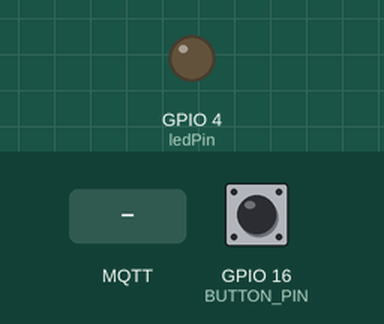
Simulated run of this program. Board: ESP8266 (NodeMCU). On the bench: output pins drawn as LEDs (lit = HIGH). Inputs (shaded band) come from the test bench; at power-on: GPIO 16 (BUTTON_PIN) HIGH. WiFi joins after 1.5 s; servers stay silent unless stated; random numbers use the default seed unless the program sets one; no MQTT or app messages arrive unless stated; what the program prints to the serial monitor is not drawn.

Above: at 2.7 s.
2.8 s: MQTT message "1" arrives on the first subscribed topic
At 3.6 s:
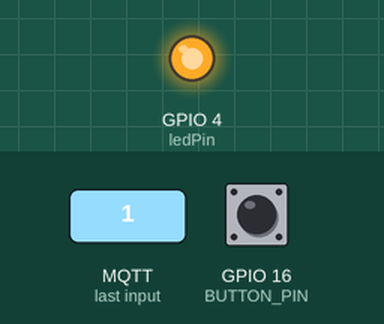
4.3 s: MQTT message "0" arrives on the first subscribed topic
At 4.7 s:
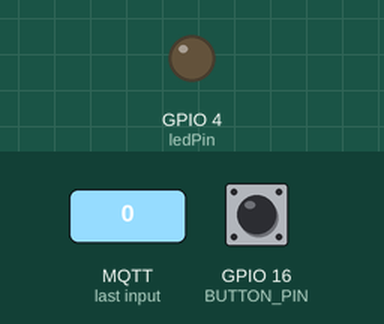
Timing chart, 0 to 7.3 s (numbered marks = the images above; inputs shaded):
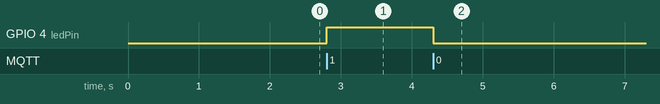

The program:

main.cpp
```cpp
//-----------------------------
// Title: MQTT
//-----------------------------
// Program Details:
//-----------------------------
// Purpose: Conenct to broker.mqtt-dashboard.com, Publish and subscribe
// Dependencies: Make sure you have installed PubSubClient.h
// Compiler: PIO Version 1.72.0
// Atuhor: Originally an example called ESP8266-mqtt / slightly modified and cleaned up by Farid Farahmand
// OUTPUT: publishes 1,2,3,.... on outTopic every publishTimeInterval
// INPUT: Received value from the broker on inTopic
// SETUP: To see the published values go to http://www.hivemq.com/demos/websocket-client/
//        subscribe to inTopic and outTopic. You can also create an APP using MQTT Dash
// Versions:
//  v1: Nov-24-2022 - Cleaned up version
//-----------------------------

#include <Arduino.h>
#include <ESP8266WiFi.h>
#include <ESP8266HTTPClient.h>
#include <PubSubClient.h>

// WiFi variables
const char *ssid = "DESKTOP-Suki";           // Enter your WiFi name
const char *password = "ssu-suki123"; // Enter WiFi password

// MQTT variables
const char *mqtt_server = "broker.mqttdashboard.com";
const char *publishTopic = "testtopic/temp/MQTT/iot";  // outTopic where ESP publishes
const char *subscribeTopic = "testtopic/temp/MQTT/iotlab"; // inTopic where ESP has subscribed to
#define publishTimeInterval 10000                          // in seconds

// Definitions
unsigned long lastMsg = 0;
#define MSG_BUFFER_SIZE (50)
#define BUILTIN_LED 2 // built-in LED
#define BUTTON_PIN 16
int ledPin = 4;
char msg[MSG_BUFFER_SIZE];
int value = 0;
int ledStatus = 0;
int val;

WiFiClient espClient;
PubSubClient client(espClient); // define MQTTClient

void setup_wifi()
{
  delay(10);
  // We start by connecting to a WiFi network
  Serial.println();
  Serial.print("Connecting to WIFI");

  WiFi.mode(WIFI_STA);
  WiFi.begin(ssid, password);

  while (WiFi.status() != WL_CONNECTED)
  {
    delay(500);
    Serial.print(".");
  }

  randomSeed(micros());

  Serial.println("");
  Serial.println("WiFi connected");
  Serial.println("IP address: ");
  Serial.println(WiFi.localIP());
}
//------------------------------------------

void callback(char *topic, byte *payload, int length)
{
  Serial.print("Message arrived ["); // Received the incoming message
  Serial.print(topic);
  Serial.print("] ");
  for (int i = 0; i < length; i++)
  {
    val = (char)payload[i];
    Serial.print((char)payload[i]); // the received value is in (char)payload[i]
  }
  Serial.println();
  //  Switch on the LED if an 1 was received as first character
  //  add your code here
  if (val == 49)
  {
    Serial.println("LED IS ON");
    digitalWrite(ledPin, HIGH);
  }
  else if (val == 48)
  {
    Serial.println("LED IS OFF");
    digitalWrite(ledPin, LOW);
  }
}
//------------------------------------------

void reconnect()
{
  // Loop until we're reconnected
  while (!client.connected())
  {
    Serial.print("Attempting MQTT connection...");
    // Create a random client ID
    String clientId = "ESP8266Client-";
    clientId += String(random(0xffff), HEX);
    // Attempt to connect
    if (client.connect(clientId.c_str()))
    {
      Serial.println("connected");
      // ... and resubscribe
      client.subscribe(subscribeTopic);
    }
    else
    {
      Serial.print("failed, rc=");
      Serial.print(client.state());
      Serial.println(" try again in 5 seconds");
      // Wait 5 seconds before retrying
      delay(5000);
    }
  }
}
//------------------------------------------

void setup()
{
  pinMode(ledPin, OUTPUT); // Initialize the BUILTIN_LED pin as an output
  Serial.begin(9600);
  setup_wifi();
  client.setServer(mqtt_server, 1883);
  client.setCallback(callback);
}
//------------------------------------------
void loop()
{

  if (!client.connected())
  {
    reconnect(); // check for the latest value in inTopic
  }
  client.loop();

  // print out the value you read:
  // Publish to outTopic
  unsigned long now = millis();
  byte buttonState = digitalRead(BUTTON_PIN);
  if (buttonState == LOW)
  {
    int sensorValue = analogRead(A0);

    if (now - lastMsg > publishTimeInterval)
    {
      Serial.println("Button is pressed");
      lastMsg = now;
      value = sensorValue;
      snprintf(msg, MSG_BUFFER_SIZE, "Potentiometer Value: %d", value); // prints Number # 1, Number # 2, .....
      Serial.print("Publish message: ");
      Serial.println(msg);
      Serial.println(publishTopic);
      client.publish(publishTopic, msg);
    }
   client.setCallback(callback);
  }
}
```

Measured:
- after the input at 2.8 s, GPIO 4 (ledPin): LOW → HIGH at once
- after the input at 4.3 s, GPIO 4 (ledPin): HIGH → LOW at once
